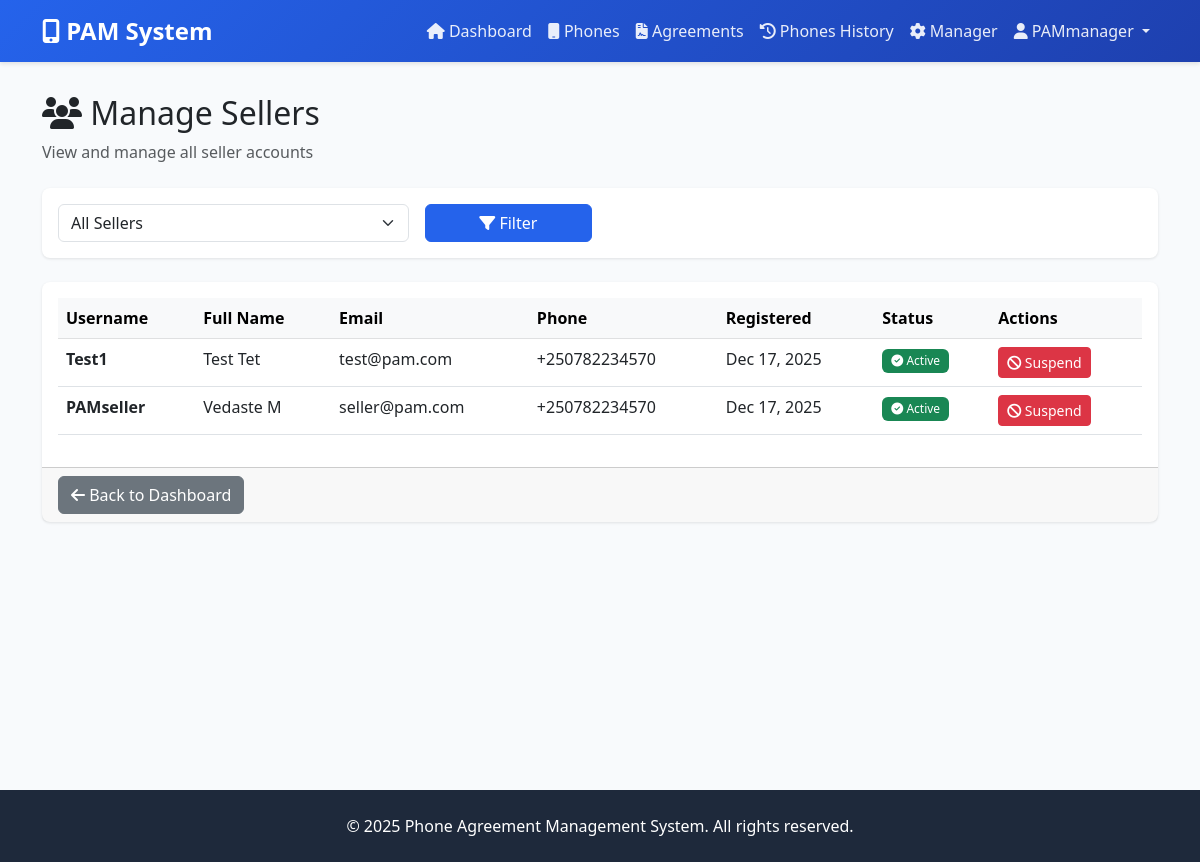
The page /manager/sellers/ (signed in) on the database as committed earlier.
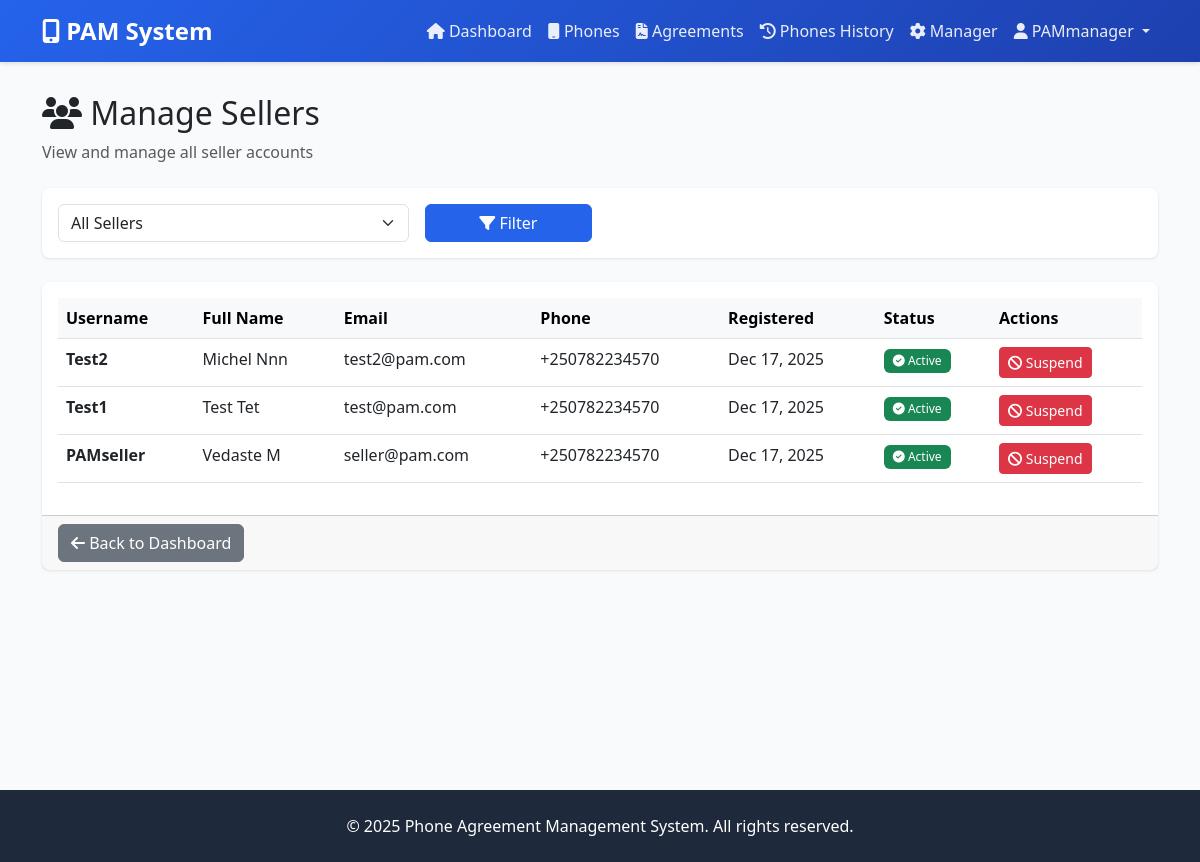
The same page on the database as committed later.
### accounts/models.py (models this page shows, shortened)
class CustomUser(AbstractUser):
    ROLE_CHOICES = [
        ('seller', 'Seller'),
        ('manager', 'Manager'),
    ]
    role = models.CharField(max_length=10, choices=ROLE_CHOICES, blank=True, null=True,
                           help_text='Role for regular users. Superusers do not need a role.')
    phone_number = models.CharField(max_length=15, blank=True, help_text='Format: 07XXXXXXXX')
    address = models.TextField(blank=True)
    signature = models.ImageField(upload_to='signatures/', blank=True, null=True,
                                  help_text='Profile signature for agreements')
    national_id = models.CharField(max_length=30, blank=True)
    is_suspended = models.BooleanField(default=False, help_text='Account suspension status')
    suspended_at = models.DateTimeField(null=True, blank=True)
    suspended_reason = models.TextField(blank=True, help_text='Reason for suspension')
    suspended_by = models.ForeignKey(
        'self',
        null=True,
        blank=True,
        on_delete=models.SET_NULL,
        related_name='suspended_users',
        help_text='Manager who suspended this user'
    )
    class Meta:
        verbose_name = 'User'
        verbose_name_plural = 'Users'
        ordering = ['-date_joined']
    def is_manager(self):
        return self.role == 'manager'

### accounts/views.py (the view)
# urls.py: path('manager/sellers/', views.manage_sellers_view, name='manage_sellers'),
@login_required
def manage_sellers_view(request):
    if not (request.user.is_manager() or request.user.is_superuser):
        messages.error(request, 'Access denied. Manager privileges required.')
        return redirect('home')
    sellers = CustomUser.objects.filter(role='seller').order_by('-date_joined')
    status = request.GET.get('status')
    if status == 'active':
        sellers = sellers.filter(is_suspended=False)
    elif status == 'suspended':
        sellers = sellers.filter(is_suspended=True)
    context = {
        'sellers': sellers,
    }
    return render(request, 'accounts/manage_sellers.html', context)

### templates/accounts/manage_sellers.html (shortened to what this page needs)
{% extends 'base.html' %}
{% block content %}
<div class="mb-4">
    <h2><i class="fas fa-users"></i> Manage Sellers</h2>
    <p class="text-muted">View and manage all seller accounts</p>
</div>
<div class="card mb-4">
    <div class="card-body">
        <form method="get" class="row g-3">
            <div class="col-md-4">
                <select name="status" class="form-select">
                    <option value="">All Sellers</option>
                </select>
            </div>
            <div class="col-md-2">
                <button type="submit" class="btn btn-primary w-100">
                    <i class="fas fa-filter"></i> Filter
                </button>
            </div>
        </form>
    </div>
</div>
<div class="card">
    <div class="card-body">
        <div class="table-responsive">
            <table class="table table-hover">
                <thead class="table-light">
                    <tr>
                        <th>Username</th>
                        <th>Full Name</th>
                        <th>Email</th>
                        <th>Phone</th>
                        <th>Registered</th>
                        <th>Status</th>
                        <th>Actions</th>
                    </tr>
                </thead>
                <tbody>
                    {% for seller in sellers %}
                    <tr>
                        <td><strong>{{ seller.username }}</strong></td>
                        <td>{{ seller.get_full_name }}</td>
                        <td>{{ seller.email }}</td>
                        <td>{{ seller.phone_number }}</td>
                        <td>{{ seller.date_joined|date:"M d, Y" }}</td>
                        <td>
                            {% if seller.is_suspended %}
                                <span class="badge bg-danger">
                                    <i class="fas fa-ban"></i> Suspended
                                </span>
                            {% else %}
                                <span class="badge bg-success">
                                    <i class="fas fa-check-circle"></i> Active
                                </span>
                            {% endif %}
                        </td>
                        <td>
                            <form method="post" action="{% url 'toggle_seller_status' seller.id %}" class="d-inline">
                                {% if seller.is_suspended %}
                                    <button type="submit" class="btn btn-sm btn-success" title="Activate">
                                        <i class="fas fa-check"></i> Activate
                                    </button>
                                {% else %}
                                    <button type="button" class="btn btn-sm btn-danger"
                                            data-bs-toggle="modal"
                                            data-bs-target="#suspendModal{{ seller.id }}"
                                            title="Suspend">
                                        <i class="fas fa-ban"></i> Suspend
                                    </button>
                                {% endif %}
                            </form>
                        </td>
                    </tr>
                    {% empty %}
                    <tr>
                        <td colspan="7" class="text-center text-muted">No sellers found.</td>
                    </tr>
                    {% endfor %}
                </tbody>
            </table>
        </div>
    </div>
    <div class="card-footer">
        <a href="{% url 'manager_dashboard' %}" class="btn btn-secondary">
            <i class="fas fa-arrow-left"></i> Back to Dashboard
        </a>
    </div>
</div>
{% endblock %}

Rows that differ between the two databases and show on the page:
added CustomUser: username "Test2", get_full_name "Michel Nnn", email "test2@pam.com", phone_number "+250782234570", date_joined "Dec 17, 2025", is_suspended False (drawn)
